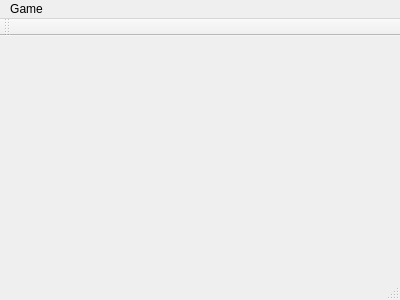
<?xml version="1.0" encoding="UTF-8"?>
<ui version="4.0">
 <class>Display</class>
 <widget class="QMainWindow" name="Display">
  <property name="geometry">
   <rect>
    <x>0</x>
    <y>0</y>
    <width>400</width>
    <height>300</height>
   </rect>
  </property>
  <property name="windowTitle">
   <string>Display</string>
  </property>
  <widget class="QWidget" name="centralWidget"/>
  <widget class="QMenuBar" name="menuBar">
   <property name="geometry">
    <rect>
     <x>0</x>
     <y>0</y>
     <width>400</width>
     <height>21</height>
    </rect>
   </property>
   <widget class="QMenu" name="menuGame">
    <property name="title">
     <string>Game</string>
    </property>
    <addaction name="actionNew_Game"/>
    <addaction name="actionExit"/>
   </widget>
   <addaction name="menuGame"/>
  </widget>
  <widget class="QToolBar" name="mainToolBar">
   <attribute name="toolBarArea">
    <enum>TopToolBarArea</enum>
   </attribute>
   <attribute name="toolBarBreak">
    <bool>false</bool>
   </attribute>
  </widget>
  <widget class="QStatusBar" name="statusBar"/>
  <action name="actionNew_Game">
   <property name="text">
    <string>New Game</string>
   </property>
  </action>
  <action name="actionExit">
   <property name="text">
    <string>Exit</string>
   </property>
  </action>
 </widget>
 <layoutdefault spacing="6" margin="11"/>
 <resources/>
 <connections/>
</ui>
